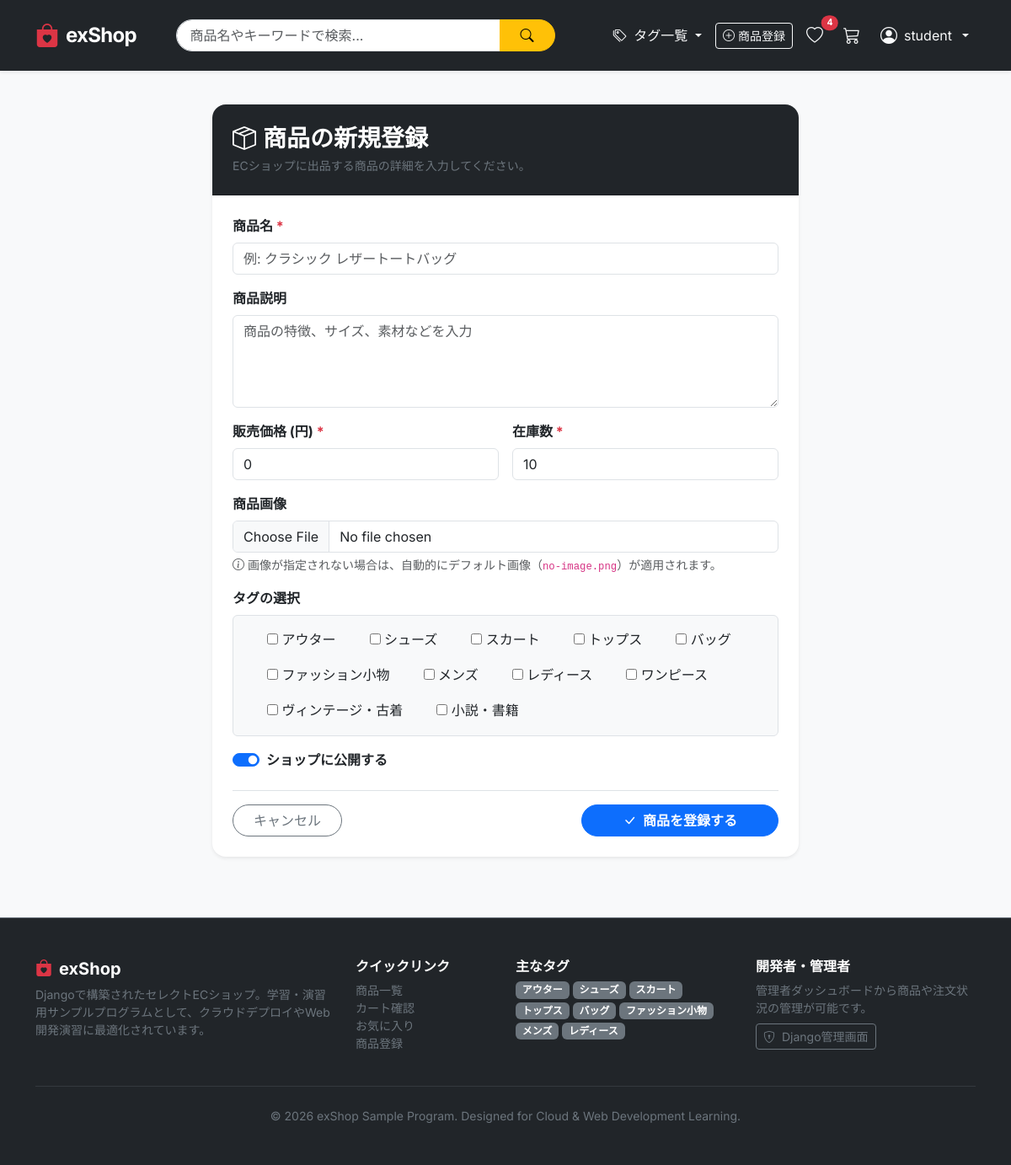
The page /products/add/ (signed in) on the database its author committed.
### shop/models.py (models this page shows)
class Tag(models.Model):
    COLOR_CHOICES = [
        ('primary', 'Primary (Blue)'),
        ('secondary', 'Secondary (Gray)'),
        ('success', 'Success (Green)'),
        ('danger', 'Danger (Red)'),
        ('warning', 'Warning (Yellow)'),
        ('info', 'Info (Teal)'),
        ('dark', 'Dark (Black)'),
    ]
    name = models.CharField(max_length=50, unique=True, verbose_name="タグ名")
    slug = models.SlugField(max_length=50, unique=True, allow_unicode=True, verbose_name="スラグ")
    color = models.CharField(max_length=20, choices=COLOR_CHOICES, default='primary', verbose_name="バッジ色")
    class Meta:
        verbose_name = "タグ"
        verbose_name_plural = "タグ一覧"
        ordering = ['name']
    def __str__(self):
        return self.name

### shop/views.py (the view)
# urls.py: path('products/add/', views.product_create, name='product_create'),
@login_required
def product_create(request):
    if request.method == 'POST':
        form = ProductForm(request.POST, request.FILES)
        if form.is_valid():
            product = form.save()
            messages.success(request, f"商品「{product.name}」を登録しました。")
            return redirect('shop:product_detail', pk=product.pk)
    else:
        form = ProductForm()
    return render(request, 'shop/product_form.html', {
        'form': form,
        'title': '商品の新規登録',
        'is_edit': False,
    })

### shop/forms.py
class ProductForm(forms.ModelForm):
    tags = forms.ModelMultipleChoiceField(
        queryset=Tag.objects.all(),
        widget=forms.CheckboxSelectMultiple,
        required=False,
        label="関連タグ"
    )
    class Meta:
        model = Product
        fields = ['name', 'description', 'price', 'stock', 'image', 'tags', 'is_active']
        widgets = {
            'name': forms.TextInput(attrs={'class': 'form-control', 'placeholder': '例: クラシック レザートートバッグ'}),
            'description': forms.Textarea(attrs={'class': 'form-control', 'rows': 4, 'placeholder': '商品の特徴、サイズ、素材などを入力'}),
            'price': forms.NumberInput(attrs={'class': 'form-control', 'min': 0, 'step': 10}),
            'stock': forms.NumberInput(attrs={'class': 'form-control', 'min': 0}),
            'image': forms.ClearableFileInput(attrs={'class': 'form-control'}),
            'is_active': forms.CheckboxInput(attrs={'class': 'form-check-input'}),
        }

### shop/cart.py (called while the page is built)
    def __len__(self):
        return sum(item['quantity'] for item in self.cart.values())

### shop/context_processors.py (called while the page is built)
def shop_context(request):
    cart = Cart(request)
    all_tags = Tag.objects.all()
    favorite_count = 0
    favorite_product_ids = []
    if request.user.is_authenticated:
        favs = Favorite.objects.filter(user=request.user)
        favorite_count = favs.count()
        favorite_product_ids = list(favs.values_list('product_id', flat=True))
    return {
        'cart': cart,
        'cart_item_count': len(cart),
        'all_tags': all_tags,
        'favorite_count': favorite_count,
        'favorite_product_ids': favorite_product_ids,
    }

### templates/shop/product_form.html (shortened to what this page needs)
{% extends 'base.html' %}
{% block content %}
<div class="container py-4" style="max-width: 720px;">
    <div class="card border-0 shadow-sm rounded-4 overflow-hidden">
        <div class="card-header bg-dark text-white p-4">
            <h3 class="fw-bold mb-1"><i class="bi bi-box-seam me-2"></i>{{ title }}</h3>
            <p class="text-secondary small mb-0">ECショップに出品する商品の詳細を入力してください。</p>
        </div>
        <div class="card-body p-4">
            <form method="post" enctype="multipart/form-data">
                <div class="mb-3">
                    <label for="{{ form.name.id_for_label }}" class="form-label fw-bold">
                        商品名 <span class="text-danger">*</span>
                    </label>
                    {{ form.name }}
                </div>
                <div class="mb-3">
                    <label for="{{ form.description.id_for_label }}" class="form-label fw-bold">商品説明</label>
                    {{ form.description }}
                </div>
                <div class="row g-3 mb-3">
                    <div class="col-md-6">
                        <label for="{{ form.price.id_for_label }}" class="form-label fw-bold">
                            販売価格 (円) <span class="text-danger">*</span>
                        </label>
                        {{ form.price }}
                    </div>
                    <div class="col-md-6">
                        <label for="{{ form.stock.id_for_label }}" class="form-label fw-bold">
                            在庫数 <span class="text-danger">*</span>
                        </label>
                        {{ form.stock }}
                    </div>
                </div>
                <div class="mb-3">
                    <label for="{{ form.image.id_for_label }}" class="form-label fw-bold">商品画像</label>
                    {{ form.image }}
                    <div class="form-text text-muted">
                        <i class="bi bi-info-circle"></i> 画像が指定されない場合は、自動的にデフォルト画像（<code>no-image.png</code>）が適用されます。
                    </div>
                </div>
                <div class="mb-3">
                    <label class="form-label fw-bold d-block">タグの選択</label>
                    <div class="d-flex flex-wrap gap-3 p-3 bg-light rounded border">
                        {% for choice in form.tags %}
                            <div class="form-check">
                                {{ choice.tag }}
                                <label class="form-check-label" for="{{ choice.id_for_label }}">
                                    {{ choice.choice_label }}
                                </label>
                            </div>
                        {% empty %}
                            <span class="text-muted small">登録されているタグがありません</span>
                        {% endfor %}
                    </div>
                </div>
                <div class="form-check form-switch mb-4">
                    {{ form.is_active }}
                    <label class="form-check-label fw-semibold" for="{{ form.is_active.id_for_label }}">
                        ショップに公開する
                    </label>
                </div>
                <div class="d-flex justify-content-between align-items-center pt-3 border-top">
                    <a href="{% url 'shop:product_list' %}" class="btn btn-outline-secondary rounded-pill px-4">
                        キャンセル
                    </a>
                    <button type="submit" class="btn btn-primary rounded-pill px-5 fw-bold">
                        <i class="bi bi-check-lg me-1"></i> {% if is_edit %}更新する{% else %}商品を登録する{% endif %}
                    </button>
                </div>
            </form>
        </div>
    </div>
</div>
{% endblock %}

### templates/base.html (shortened to what this page needs)
{% load static %}
<!DOCTYPE html>
<html lang="ja">
<head>
    <link href="https://cdn.jsdelivr.net/npm/bootstrap@5.3.3/dist/css/bootstrap.min.css" rel="stylesheet">
    <link rel="stylesheet" href="https://cdn.jsdelivr.net/npm/bootstrap-icons@1.11.3/font/bootstrap-icons.min.css">
    <link rel="stylesheet" href="{% static 'css/style.css' %}">
</head>
<body class="bg-light d-flex flex-column min-vh-100">
    <nav class="navbar navbar-expand-lg navbar-dark bg-dark sticky-top shadow-sm py-3">
        <div class="container">
            <a class="navbar-brand fw-bold d-flex align-items-center gap-2" href="{% url 'shop:product_list' %}">
                <i class="bi bi-bag-heart-fill text-danger fs-3"></i>
                <span class="fs-4 tracking-tight">exShop</span>
            </a>
            <div class="collapse navbar-collapse" id="navbarMain">
                <form class="d-flex mx-auto my-2 my-lg-0 w-100" style="max-width: 450px;" method="get" action="{% url 'shop:product_list' %}">
                    <div class="input-group">
                        <input class="form-control rounded-start-pill ps-3" type="search" name="q" placeholder="商品名やキーワードで検索..." value="{{ request.GET.q|default:'' }}" aria-label="Search">
                        <button class="btn btn-warning rounded-end-pill px-4 fw-semibold" type="submit">
                            <i class="bi bi-search"></i>
                        </button>
                    </div>
                </form>
                <ul class="navbar-nav ms-auto align-items-center gap-2">
                    <li class="nav-item dropdown">
                        <a class="nav-link dropdown-toggle text-light" href="#" role="button" data-bs-toggle="dropdown" aria-expanded="false">
                            <i class="bi bi-tags me-1"></i> タグ一覧
                        </a>
                    </li>
                    <li class="nav-item">
                        <a class="btn btn-sm btn-outline-light d-flex align-items-center gap-1" href="{% url 'shop:product_create' %}">
                            <i class="bi bi-plus-circle"></i> 商品登録
                        </a>
                    </li>
                    <li class="nav-item">
                        <a class="nav-link position-relative text-light px-2" href="{% url 'shop:favorite_list' %}" title="お気に入り">
                            <i class="bi bi-heart fs-5"></i>
                            {% if favorite_count > 0 %}
                                <span class="position-absolute top-1 start-100 translate-middle badge rounded-pill bg-danger" style="font-size: 0.65rem;">
                                    {{ favorite_count }}
                                </span>
                            {% endif %}
                        </a>
                    </li>
                    <li class="nav-item">
                        <a class="nav-link position-relative text-light px-2" href="{% url 'shop:cart_detail' %}" title="カート">
                            <i class="bi bi-cart3 fs-5"></i>
                        </a>
                    </li>
                    {% if user.is_authenticated %}
                        <li class="nav-item dropdown">
                            <a class="nav-link dropdown-toggle text-light d-flex align-items-center gap-2" href="#" role="button" data-bs-toggle="dropdown">
                                <i class="bi bi-person-circle fs-5"></i>
                                <span>{{ user.username }}</span>
                            </a>
                        </li>
                    {% endif %}
                </ul>
            </div>
        </div>
    </nav>
    <main class="flex-grow-1">
        {% block content %}{% endblock %}
    </main>
    <footer class="bg-dark text-light-50 py-5 mt-5 border-top border-secondary">
        <div class="container">
            <div class="row g-4">
                <div class="col-lg-4 col-md-6 text-white">
                    <h5 class="fw-bold d-flex align-items-center gap-2">
                        <i class="bi bi-bag-heart-fill text-danger"></i> exShop
                    </h5>
                    <p class="text-secondary small mt-2">
                        Djangoで構築されたセレクトECショップ。学習・演習用サンプルプログラムとして、クラウドデプロイやWeb開発演習に最適化されています。
                    </p>
                </div>
                <div class="col-lg-2 col-md-6">
                    <h6 class="text-white fw-bold">クイックリンク</h6>
                    <ul class="list-unstyled small">
                        <li><a href="{% url 'shop:product_list' %}" class="text-secondary text-decoration-none hover-light">商品一覧</a></li>
                        <li><a href="{% url 'shop:cart_detail' %}" class="text-secondary text-decoration-none hover-light">カート確認</a></li>
                        <li><a href="{% url 'shop:favorite_list' %}" class="text-secondary text-decoration-none hover-light">お気に入り</a></li>
                        <li><a href="{% url 'shop:product_create' %}" class="text-secondary text-decoration-none hover-light">商品登録</a></li>
                    </ul>
                </div>
                <div class="col-lg-3 col-md-6">
                    <h6 class="text-white fw-bold">主なタグ</h6>
                    <div class="d-flex flex-wrap gap-1 mt-2">
                        {% for tag in all_tags|slice:":8" %}
                            <a href="{% url 'shop:product_list' %}?tag={{ tag.slug }}" class="badge bg-secondary text-decoration-none">
                                {{ tag.name }}
                            </a>
                        {% empty %}
                            <span class="text-secondary small">タグ未設定</span>
                        {% endfor %}
                    </div>
                </div>
                <div class="col-lg-3 col-md-6">
                    <h6 class="text-white fw-bold">開発者・管理者</h6>
                    <p class="text-secondary small mb-2">管理者ダッシュボードから商品や注文状況の管理が可能です。</p>
                    <a href="/admin/" target="_blank" class="btn btn-sm btn-outline-secondary">
                        <i class="bi bi-shield-lock me-1"></i> Django管理画面
                    </a>
                </div>
            </div>
            <hr class="border-secondary my-4">
            <div class="text-center text-secondary small">
                &copy; 2026 exShop Sample Program. Designed for Cloud & Web Development Learning.
            </div>
        </div>
    </footer>
</body>
</html>

### static/css/style.css (style rules this page uses)
body { font-family: 'Inter', 'Noto Sans JP', -apple-system, BlinkMacSystemFont, "Segoe UI", Roboto, sans-serif; color: #2b2f33; }
.tracking-tight { letter-spacing: -0.03em; }

### rows shown on the page
Tag: choice_label "アウター", name "アウター"
Tag: choice_label "シューズ", name "シューズ"
Tag: choice_label "スカート", name "スカート"
Tag: choice_label "トップス", name "トップス"
Tag: choice_label "バッグ", name "バッグ"
Tag: choice_label "ファッション小物", name "ファッション小物"
Tag: choice_label "メンズ", name "メンズ"
Tag: choice_label "レディース", name "レディース"
Tag: choice_label "ワンピース"
Tag: choice_label "ヴィンテージ・古着"
Tag: choice_label "小説・書籍"

### other values the page prints
{{ favorite_count }} "4"
{{ user.username }} "student"
{{ title }} "商品の新規登録"
